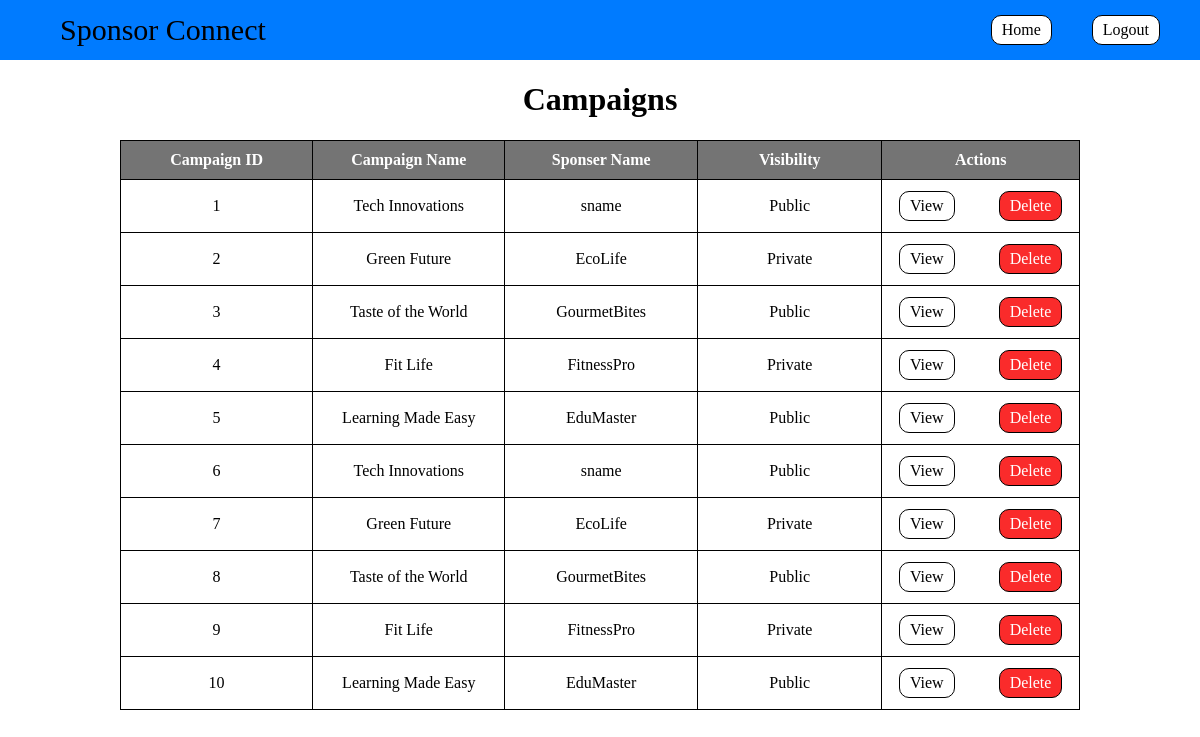
Page /viewcamp/1/ on the committed database.
### app.py (models this page shows)
class Campaign(db.Model):
    cid=db.Column(db.Integer, primary_key=True)
    name=db.Column(db.String(),nullable=False)
    sponser_id=db.Column(db.Integer,db.ForeignKey('sponser.sid'),nullable=False)
    Description=db.Column(db.String())
    visibilty=db.Column(db.Integer,default=0) #0-public #1-private
    start_date=db.Column(db.DateTime)
    end_date=db.Column(db.DateTime)

class Sponser(db.Model):
    sid=db.Column(db.Integer, primary_key=True)
    name=db.Column(db.String(),nullable=False)
    password=db.Column(db.String(),nullable=False)
    budget=db.Column(db.Integer,nullable=False )
    flag=db.Column(db.Integer,nullable=False,default=0 ) #can be 0, 1 , 2

### app.py (the view)
@app.route('/viewcamp/<int:aid>/')
def viewcamp(aid):
    query=text("""Select c.cid , c.name,s.name,c.visibilty ,s.flag
                from campaign as c
                join sponser as s on s.sid=c.sponser_id""")
    result=db.session.execute(query)
    camp_all=result.fetchall()
    return render_template('viewcamp.html',aid=aid,camp_all=camp_all)

### templates/viewcamp.html (shortened to what this page needs)
<!DOCTYPE html>
<html lang="en">
  <head>
    <link rel="stylesheet" href="{{ url_for('static', filename='css/viewsp.css') }}" />
  </head>
  <div id="top">
    <body>
        <p>Sponsor Connect</p>
        <a href="/admindash/{{ aid }}" class="disabled">Home</a>
        <a href="/">Logout</a>
    </div>
<h1> Campaigns</h1>
<div class="usertable">
<table>
    <tr>
        <th>Campaign ID</th>
        <th>Campaign Name</th>
        <th>Sponser Name</th>
        <th>Visibility</th>
        <th>Actions</th>
    </tr>
    {% for camp in camp_all %}
    <tr>
        <td>{{camp[0]}}</td>
        <td>{{camp[1]}}</td>
        <td>{{camp[2]}}</td>
        {% if camp[3]==0 %}
        <td>Public</td>
        {% endif %}
        {% if camp[3]==1 %}
        <td>Private</td>
        {% endif %}
        <td>
            <a href="/viewcampad/{{aid}}/{{camp[0]}}" >View</a>
            <a href="/deletecamp/{{aid}}/{{camp[0]}}" id="delete">Delete</a>
        </td>
    </tr>
    {% endfor %}
</table>
</div>
</body>

### static/css/viewsp.css (style rules this page uses)
body { margin:0px }
div { margin: 0px; display:flex; color: rgb(0, 0, 0); align-items: center; justify-content: space-between; }
p { text-align: left; margin-left: 5%; font-size: 30px; }
div#top { background-color: #007bff; height: 60px; }
#top p { text-align: left; margin-left: 5%; font-size: 30px; }
a { display: inline-block; margin-right:40px; padding: 5px 10px; text-decoration: None; border: 1px solid black; border-radius:10px ; align-items: center; background-color: rgb(255, 255, 255); color: #000; }
.usertable { display: flex; justify-content: center; margin: 10%; margin-top: 0px; }
table { border-collapse: collapse; padding: 10px; }
th { background-color: #747474; color: white; padding: 10px; text-align: center; border: #000 solid 1px; width: 80vh; margin: 10px; }
td { border: #000 solid 1px; align-items: center; text-align: center; margin: 10px; }
tr { margin: 20px; }
p { margin: 10px; }
h1 { text-align: center; }
a#delete { background-color: rgb(250, 43, 43); color: rgb(255, 255, 255); margin:10px 0px ; }
.disabled { margin-left: auto; }

### rows in the picture
Campaign: cid "1", name "Tech Innovations", name "sname", visibilty "Public"
Campaign: cid "2", name "Green Future", name "EcoLife", visibilty "Private"
Campaign: cid "3", name "Taste of the World", name "GourmetBites", visibilty "Public"
Campaign: cid "4", name "Fit Life", name "FitnessPro", visibilty "Private"
Campaign: cid "5", name "Learning Made Easy", name "EduMaster", visibilty "Public"
Campaign: cid "6", name "Tech Innovations", name "sname", visibilty "Public"
Campaign: cid "7", name "Green Future", name "EcoLife", visibilty "Private"
Campaign: cid "8", name "Taste of the World", name "GourmetBites", visibilty "Public"
Campaign: cid "9", name "Fit Life", name "FitnessPro", visibilty "Private"
Campaign: cid "10", name "Learning Made Easy", name "EduMaster", visibilty "Public"
